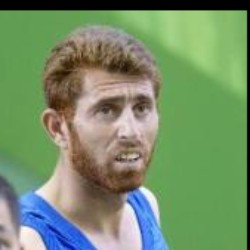
#> input picture regression_network/Assad_Ahmadi_0001.jpg, 250 x 250 px, found by its file name
$ python FaceAlign.py
#> lines starting #> are read from the running program, lines starting #| are printed output that depends on the picture
# pylint: disable=missing-docstring
from __future__ import absolute_import
from __future__ import division
from __future__ import print_function

import numpy as np
import cv2

#=====================================FACE ALIGNED=======================================================================
RefShape = [-27.606326, -30.763604, 27.604702, -30.764311, 0.002382, 1.479138, -23.444776, 30.02466, 23.444018, 30.024117]

RefShape21 = [-27.606326, -30.763604,
              27.604702, -30.764311,
              0.002382, 1.479138,
              -23.444776, 30.02466,
              23.444018, 30.024117]

_RefShape21 = []

for i in range(21):
    _RefShape21.append(0.0)
    _RefShape21.append(0.0)

_RefShape21[7*2] = RefShape[0] + 64.0
_RefShape21[7*2+1] = RefShape[1] + 64.0
_RefShape21[10*2] = RefShape[2] + 64.0
_RefShape21[10*2+1] = RefShape[3] + 64.0
_RefShape21[12*2] = RefShape[4] + 64.0
_RefShape21[12*2+1] = RefShape[5] + 64.0
_RefShape21[16*2] = RefShape[6] + 64.0
_RefShape21[16*2+1] = RefShape[7] + 64.0
_RefShape21[18*2] = RefShape[8] + 64.0
_RefShape21[18*2+1] = RefShape[9] + 64.0

# print(_RefShape21)

def calcProcrustes(predict_shape, ref_shape ):
    rigid_transform = [0,0,0,0,0,0]
    X1 = 0
    Y1 = 0
    Z = 0
    C1 = 0
    C2 = 0

    for i in range(5):
        x1 = predict_shape[i*2]
        y1 = predict_shape[i*2+1]
        x2 = ref_shape[i*2]
        y2 = ref_shape[i*2+1]
        X1 += x1
        Y1 += y1
        Z += x2*x2 + y2*y2
        C1 += x1 * x2 + y1 * y2
        C2 += y1 * x2 - x1 * y2

    temp_a = C1 / Z
    temp_b = C2 / Z
    rigid_transform[0] = temp_a
    rigid_transform[1] = -temp_b
    rigid_transform[2] = temp_b
    rigid_transform[3] = temp_a
    rigid_transform[4] = X1 / 5
    rigid_transform[5] = Y1 / 5

    return rigid_transform

def cropAlignedFaceImage(rigidTransform, initImg, width = 128, bilinear = True):
#> called with width = 128, bilinear = True
    RefShapeX = 58 + 6 + (width - 128)/2
    RefShapeY = 58.3698 + 6 + (width - 128)/2

    imgW = initImg.shape[1]
#> imgW = 250
    imgH = initImg.shape[0]
#> imgH = 250

    r00 = rigidTransform[0]
    r01 = rigidTransform[1]
    r10 = rigidTransform[2]
    r11 = rigidTransform[3]
    tx = rigidTransform[4]
    ty = rigidTransform[5]

    y, x = np.mgrid[0:width, 0:width]

    initX = r00*(x-RefShapeX) + r01*(y-RefShapeY) + tx
    initY = r10*(x-RefShapeX) + r11*(y-RefShapeY) + ty
    initX = np.clip(initX, 0, imgW-2)
    initY = np.clip(initY, 0, imgH-2)

    if bilinear:
        cropImg = bilinear_interpolate(initImg, initX, initY)
    else:
        cropImg = nearest_interpolate(initImg, initX, initY)


    return cropImg

def bilinear_interpolate(im, x, y):
    x0 = np.floor(x).astype(int)
    y0 = np.floor(y).astype(int)
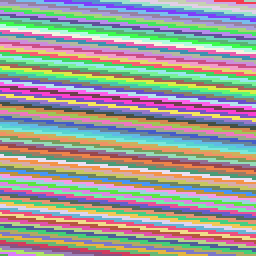
#> y0: shape (128, 128) int64 (shown 2 times larger); 102 distinct labels, from 83 to 184; one colour per label, 0 black
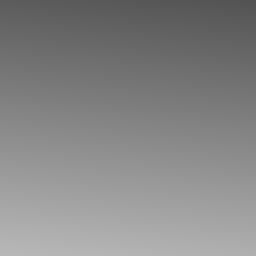
#> y: shape (128, 128) float64 (shown 2 times larger); min 83.59, max 184.2, mean 133.9
    x1 = x0 + 1
    y1 = y0 + 1
#> y1: shape (128, 128) int64; 102 distinct labels, from 84 to 185

    Ia = im[ y0, x0 ]
    Ib = im[ y1, x0 ]
    Ic = im[ y0, x1 ]
    Id = im[ y1, x1 ]
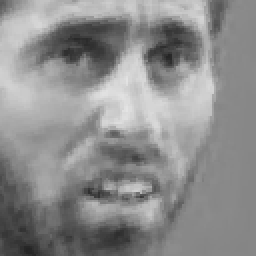
#> Id: shape (128, 128) (shown 2 times larger); min 36, max 228, mean 140.7

    wa = (x1-x) * (y1-y)
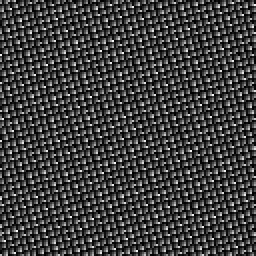
#> wa: shape (128, 128) float64 (shown 2 times larger); min 4.3e-06, max 0.993, mean 0.25
    wb = (x1-x) * (y-y0)
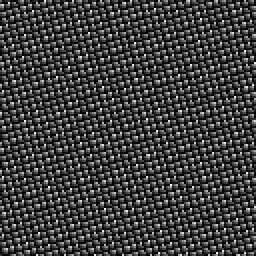
#> wb: shape (128, 128) float64 (shown 2 times larger); min 5.92e-06, max 0.985, mean 0.25
    wc = (x-x0) * (y1-y)
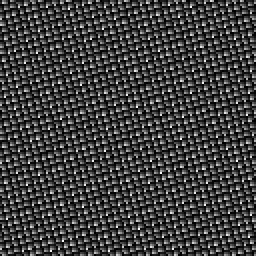
#> wc: shape (128, 128) float64 (shown 2 times larger); min 8.66e-06, max 0.993, mean 0.25
    wd = (x-x0) * (y-y0)
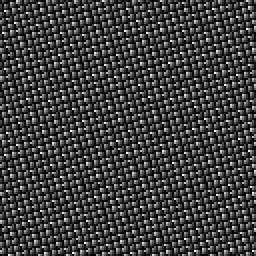
#> wd: shape (128, 128) float64 (shown 2 times larger); min 1.23e-06, max 0.996, mean 0.25
    return wa*Ia + wb*Ib + wc*Ic + wd*Id

def nearest_interpolate(im, x, y):
    x0 = np.floor(x+0.5).astype(int)
    y0 = np.floor(y+0.5).astype(int)
    Ia = im[ y0, x0 ]
    return Ia

def AlignedFace_from_5points(points, gray, width = 128, bilinear = True):
    rigid_transform = calcProcrustes(points, RefShape)
    crop_img = cropAlignedFaceImage(rigid_transform, gray, width, bilinear = bilinear)

    return np.uint8(crop_img)


def AlignedFace_rgb_from_5points(points, rgb, width = 128):
    rigid_transform = calcProcrustes(points, RefShape)

    crop_img_r = cropAlignedFaceImage(rigid_transform, rgb[:, :, 0], width)
    crop_img_g = cropAlignedFaceImage(rigid_transform, rgb[:, :, 1], width)
    crop_img_b = cropAlignedFaceImage(rigid_transform, rgb[:, :, 2], width)

    img_list = [crop_img_r, crop_img_g, crop_img_b]
    crop_rgb = np.asarray(img_list)
    crop_rgb = np.transpose(crop_rgb, [1, 2, 0])

    return np.uint8(crop_rgb)

def CropFace_from_bbox(bbox, gray, width = 128, bilinear = True):
    # rigid_transform = calcProcrustes(points, RefShape)
    # crop_img = cropAlignedFaceImage(rigid_transform, gray, width, bilinear = bilinear)
    pad = (bbox[3] - bbox[1]) * (width/128 - 1.0) / 2.0

    py0 = int(bbox[1] - pad)
    py1 = int(bbox[3] + pad)
    px0 = int(bbox[0] - pad)
    px1 = int(bbox[2] + pad)

    crop = gray[ max(py0,0): min(py1, gray.shape[0]-1), max(px0,0): min(px1, gray.shape[1]-1)]
    random = cv2.resize(crop,(width,width))


    return np.uint8(random)


if __name__ == '__main__':
    path = r'./assad_ahmadi_0001.jpg'
    img = cv2.imread(path, 0)
    pts = [106.669716, 111.415695, 141.406433, 108.801643, 134.098282, 135.460464, 114.398483, 160.126678, 142.901520, 156.720047]
    crop = AlignedFace_from_5points(pts, img, width=128, bilinear=True)
    crop = cv2.resize(crop,(128,128))
    cv2.imshow('tmp', np.uint8(crop))
    cv2.waitKey(0)
